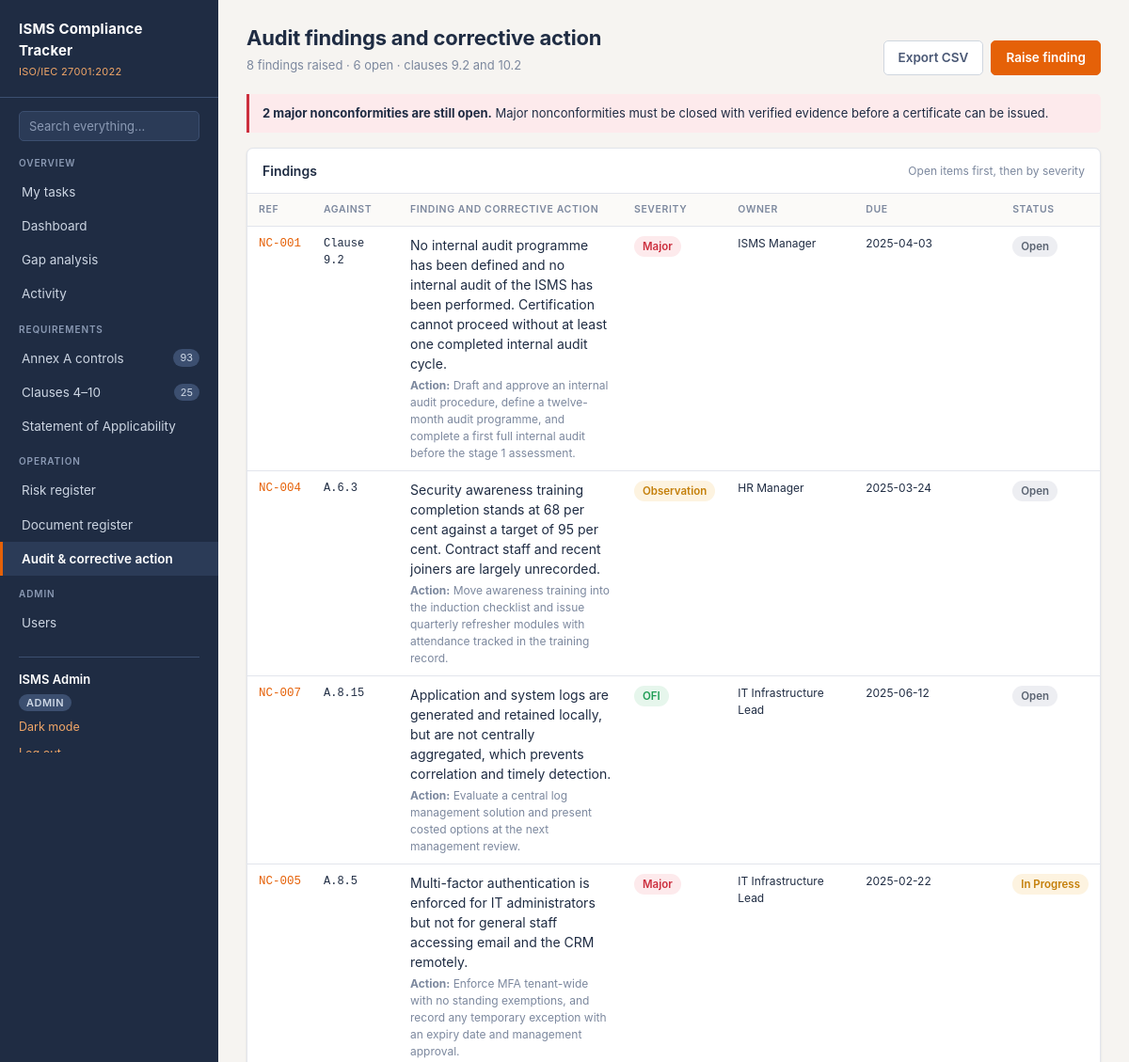
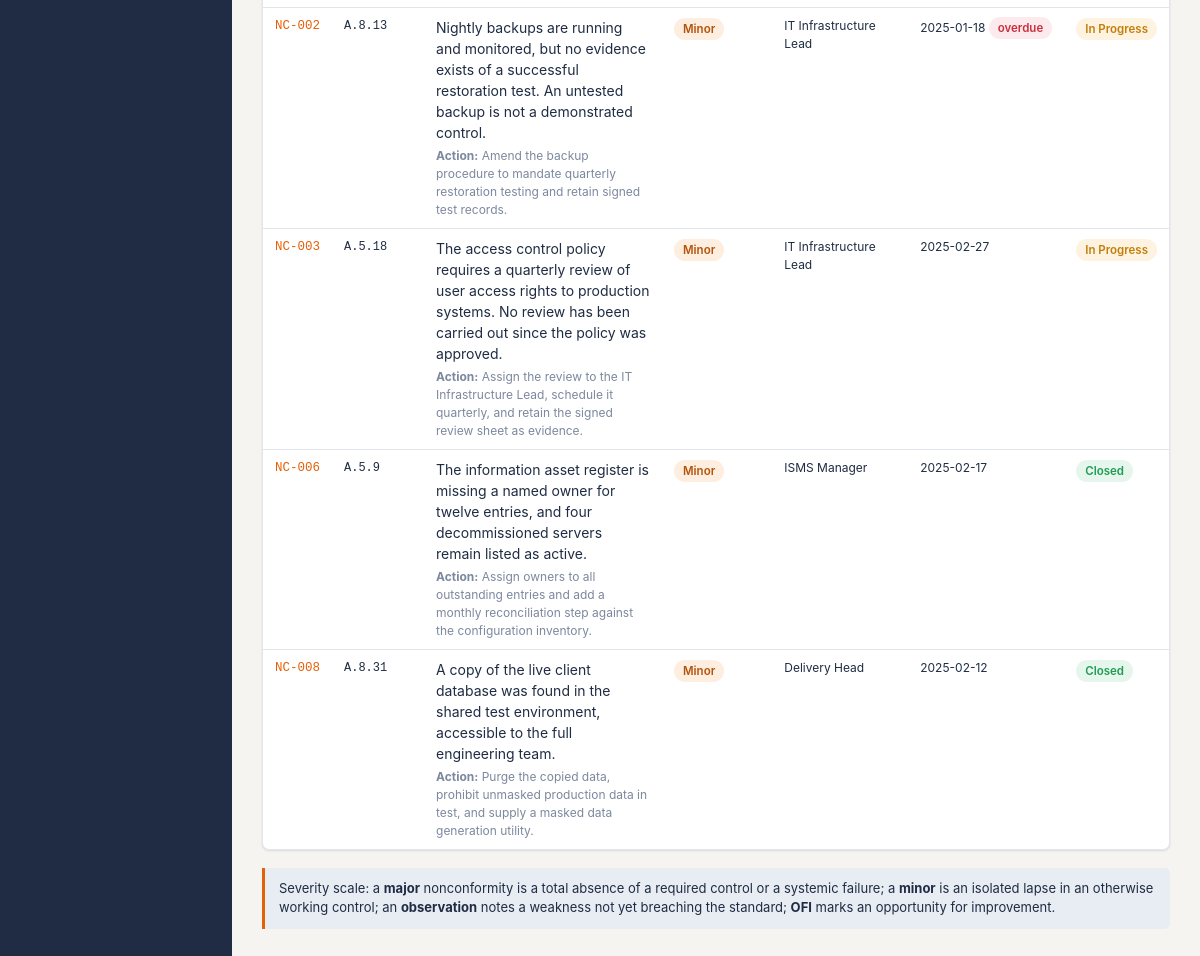
The app's page /audit (signed in) with its own data (2 pictures, top to bottom).
### tables this page shows
CREATE TABLE users (
    id            INTEGER PRIMARY KEY AUTOINCREMENT,
    name          TEXT    NOT NULL,
    email         TEXT    NOT NULL UNIQUE,          -- stored lower-case
    password_hash TEXT    NOT NULL,                 -- werkzeug scrypt hash
    role          TEXT    NOT NULL DEFAULT 'viewer',-- admin|editor|auditor|viewer
    created_at    TEXT    NOT NULL
);

CREATE TABLE findings (
    id                INTEGER PRIMARY KEY AUTOINCREMENT,
    ref               TEXT    NOT NULL UNIQUE,      -- 'NC-001'
    source            TEXT,                         -- Internal Audit|Management Review|Incident
    raised_on         TEXT,
    clause_or_control TEXT,                         -- what it was raised against
    description       TEXT    NOT NULL,
    severity          TEXT    DEFAULT 'Minor',      -- Major|Minor|Observation|OFI
    root_cause        TEXT,
    corrective_action TEXT,
    owner             TEXT,
    due_date          TEXT,
    status            TEXT    DEFAULT 'Open',       -- Open|In Progress|Closed
    closed_on         TEXT
, assignee_id INTEGER REFERENCES users(id) ON DELETE SET NULL);

### app.py (the view)
@app.route("/audit")
def audit():
    return render_template(
        "audit.html",
        findings=db.query(
            """SELECT * FROM findings
               ORDER BY CASE status WHEN 'Open' THEN 0 WHEN 'In Progress' THEN 1 ELSE 2 END,
                        CASE severity WHEN 'Major' THEN 0 WHEN 'Minor' THEN 1
                                      WHEN 'Observation' THEN 2 ELSE 3 END,
                        ref"""
        ),
        stats=db.finding_stats(),
    )

### app.py (called while the page is built, shortened)
@app.context_processor
def inject_helpers():
    tasks = db.open_tasks(g.user["id"]) if g.get("user") else []
    return {
        "my_task_count": len(tasks),
        "my_overdue_count": len(db.overdue(tasks)),
        "people": db.people,
        "risk_score": db.risk_score,
        "risk_level": db.risk_level,
        "risk_level_class": db.risk_level_class,
        "status_class": status_class,
        "today": TODAY,
        "can_write": can_write,
        "csrf_token": csrf_token,
        "roles": db.ROLES,
        "field_label": lambda f: db.FIELD_LABELS.get(f, f),
        "activity_url": activity_url,
        "uploads_are_temporary": db.UPLOADS_ARE_TEMPORARY,
        "max_upload_mb": MAX_UPLOAD_BYTES // (1024 * 1024),
    }

def status_class(status):
    return {
        "Not Started": "st-none",
        "In Progress": "st-prog",
        "Implemented": "st-impl",
        "Verified": "st-ver",
        "Draft": "st-none",
        "Under Review": "st-prog",
        "Approved": "st-ver",
        "Obsolete": "st-obs",
        "Open": "st-none",
        "In Treatment": "st-prog",
        "Closed": "st-ver",
        "Major": "lvl-crit",
        "Minor": "lvl-high",
        "Observation": "lvl-med",
        "OFI": "lvl-low",
    }.get(status, "st-none")

def days_until(datestr):
    if not datestr:
        return None
    try:
        return (datetime.strptime(datestr, "%Y-%m-%d").date() - TODAY).days
    except ValueError:
        return None

def can_write(endpoint):
    user = g.get("user")
    if not user:
        return False
    if endpoint in SELF_SERVICE_ENDPOINTS or user["role"] == "admin":
        return True

def csrf_token():
    if "csrf" not in session:
        session["csrf"] = secrets.token_hex(16)
    return session["csrf"]

### db.py (called while the page is built)
def connect():
    conn = sqlite3.connect(DB_PATH)
    conn.row_factory = sqlite3.Row
    conn.execute("PRAGMA foreign_keys = ON")
    return conn

def query(sql, args=(), one=False):
    conn = connect()
    try:
        cur = conn.execute(sql, args)
        rows = cur.fetchall()
        return (rows[0] if rows else None) if one else rows
    finally:
        conn.close()

def overdue(tasks):
    today = TODAY.strftime("%Y-%m-%d")
    return [t for t in tasks if t["due"] and t["due"] < today]

### templates/audit.html (shortened to what this page needs)
{% extends "base.html" %}
{% block content %}
<div class="page-head">
  <div>
    <h1>Audit findings and corrective action</h1>
    <p>{{ stats.total }} findings raised &middot; {{ stats.open }} open &middot; clauses 9.2 and 10.2</p>
  </div>
  <div class="head-actions">
    <a class="btn ghost" href="{{ url_for('export_csv', kind='findings') }}">Export CSV</a>
    {% if can_write('finding_form') %}<a class="btn" href="{{ url_for('finding_form') }}">Raise finding</a>{% endif %}
  </div>
</div>
{% if stats.major_open %}
<div class="note-box bad">
  <strong>{{ stats.major_open }} major nonconformit{{ 'y is' if stats.major_open == 1 else 'ies are' }} still open.</strong>
  Major nonconformities must be closed with verified evidence before a
  certificate can be issued.
</div>
{% endif %}
<div class="card">
  <div class="card-head">
    <h2>Findings</h2>
    <span class="hint">Open items first, then by severity</span>
  </div>
  <div class="t-wrap">
    <table>
      <thead>
        <tr>
          <th style="width:66px">Ref</th>
          <th style="width:92px">Against</th>
          <th>Finding and corrective action</th>
          <th style="width:96px">Severity</th>
          <th style="width:136px">Owner</th>
          <th style="width:100px">Due</th>
          <th style="width:100px">Status</th>
        </tr>
      </thead>
      <tbody>
      {% for f in findings %}
        {% set days = f.due_date|days_until %}
        <tr>
          <td class="mono nowrap"><a href="{{ url_for('finding_form', finding_id=f.id) }}">{{ f.ref }}</a></td>
          <td class="mono small">{{ f.clause_or_control }}</td>
          <td>
            {{ f.description }}
            {% if f.corrective_action %}
              <div class="small muted" style="margin-top:4px">
                <strong>Action:</strong> {{ f.corrective_action }}
              </div>
            {% endif %}
          </td>
          <td><span class="pill {{ status_class(f.severity) }}">{{ f.severity }}</span></td>
          <td class="small">{{ f.owner }}</td>
          <td class="small nowrap">
            {{ f.due_date }}
            {% if days is not none and days < 0 and f.status != 'Closed' %}
              <span class="pill lvl-crit">overdue</span>
            {% endif %}
          </td>
          <td><span class="pill {{ status_class(f.status) }}">{{ f.status }}</span></td>
        </tr>
      {% endfor %}
      </tbody>
    </table>
  </div>
</div>
<div class="note-box">
  Severity scale: a <strong>major</strong> nonconformity is a total absence of a
  required control or a systemic failure; a <strong>minor</strong> is an isolated
  lapse in an otherwise working control; an <strong>observation</strong> notes a
  weakness not yet breaching the standard; <strong>OFI</strong> marks an
  opportunity for improvement.
</div>
{% endblock %}

### templates/base.html (shortened to what this page needs)
<!DOCTYPE html>
<html lang="en">
<head>
<link rel="stylesheet" href="{{ url_for('static', filename='css/style.css') }}">
</head>
<body>
<div class="shell{{ "" if g.user else " no-side" }}">
  {% if g.user %}
  <nav class="sidebar">
    <div class="brand">
      <div class="mark">ISMS Compliance Tracker</div>
      <div class="sub">ISO/IEC 27001:2022</div>
    </div>
    <form class="side-search" method="get" action="{{ url_for('search') }}" role="search">
      <input type="search" name="q" placeholder="Search everything&hellip;" aria-label="Search everything"
             value="{{ request.args.q if request.endpoint == 'search' else '' }}">
    </form>
    <div class="nav-label">Overview</div>
    <a class="nav {{ 'active' if request.endpoint == 'my_tasks' }}" href="{{ url_for('my_tasks') }}">
      My tasks
    </a>
    <a class="nav {{ 'active' if request.endpoint == 'dashboard' }}" href="{{ url_for('dashboard') }}">Dashboard</a>
    <a class="nav {{ 'active' if request.endpoint == 'gap' }}" href="{{ url_for('gap') }}">Gap analysis</a>
    <a class="nav {{ 'active' if request.endpoint == 'activity' }}" href="{{ url_for('activity') }}">Activity</a>
    <div class="nav-label">Requirements</div>
    <a class="nav {{ 'active' if request.endpoint in ('controls','control_detail') }}" href="{{ url_for('controls') }}">
      Annex A controls <span class="count">93</span>
    </a>
    <a class="nav {{ 'active' if request.endpoint == 'clauses' }}" href="{{ url_for('clauses') }}">
      Clauses 4&ndash;10 <span class="count">25</span>
    </a>
    <a class="nav {{ 'active' if request.endpoint == 'soa' }}" href="{{ url_for('soa') }}">Statement of Applicability</a>
    <div class="nav-label">Operation</div>
    <a class="nav {{ 'active' if request.endpoint in ('risks','risk_form') }}" href="{{ url_for('risks') }}">Risk register</a>
    <a class="nav {{ 'active' if request.endpoint in ('documents','document_form') }}" href="{{ url_for('documents') }}">Document register</a>
    <a class="nav {{ 'active' if request.endpoint in ('audit','finding_form') }}" href="{{ url_for('audit') }}">Audit &amp; corrective action</a>
    {% if g.user.role == 'admin' %}
    <div class="nav-label">Admin</div>
    <a class="nav {{ 'active' if request.endpoint == 'users' }}" href="{{ url_for('users') }}">Users</a>
    {% endif %}
    <div class="me">
      <a class="me-name" href="{{ url_for('profile') }}">{{ g.user.name }}</a>
      <span class="role-tag">{{ g.user.role }}</span>
      <button class="linklike theme-toggle" type="button" id="theme-toggle">Dark mode</button>
      <form method="post" action="{{ url_for('logout') }}"><input type="hidden" name="csrf_token" value="{{ csrf_token() }}">
        <button class="linklike" type="submit">Log out</button>
      </form>
    </div>
  </nav>
  {% endif %}
  <main class="main">
    {% block content %}{% endblock %}
  </main>
</div>
</body>
</html>

### records on screen
users: user.name "ISMS Admin", user.role "ADMIN"
findings: ref "NC-001", clause_or_control "Clause 9.2", description "No internal audit programme has been defined and no internal audit of the ISMS has been performed. Certification cannot proceed without at least one completed internal audit cycle.", corrective_action "Draft and approve an internal audit procedure, define a twelve-month audit programme, and complete a first full internal audit before the stage 1 assessment.", severity "Major", owner "ISMS Manager", due_date "2025-04-03", status "Open"
findings: ref "NC-004", clause_or_control "A.6.3", description "Security awareness training completion stands at 68 per cent against a target of 95 per cent. Contract staff and recent joiners are largely unrecorded.", corrective_action "Move awareness training into the induction checklist and issue quarterly refresher modules with attendance tracked in the training record.", severity "Observation", owner "HR Manager", due_date "2025-03-24", status "Open"
findings: ref "NC-007", clause_or_control "A.8.15", description "Application and system logs are generated and retained locally, but are not centrally aggregated, which prevents correlation and timely detection.", corrective_action "Evaluate a central log management solution and present costed options at the next management review.", severity "OFI", owner "IT Infrastructure Lead", due_date "2025-06-12", status "Open"
findings: ref "NC-005", clause_or_control "A.8.5", description "Multi-factor authentication is enforced for IT administrators but not for general staff accessing email and the CRM remotely.", corrective_action "Enforce MFA tenant-wide with no standing exemptions, and record any temporary exception with an expiry date and management approval.", severity "Major", owner "IT Infrastructure Lead", due_date "2025-02-22", status "In Progress"
findings: ref "NC-002", clause_or_control "A.8.13", description "Nightly backups are running and monitored, but no evidence exists of a successful restoration test. An untested backup is not a demonstrated control.", corrective_action "Amend the backup procedure to mandate quarterly restoration testing and retain signed test records.", severity "Minor", owner "IT Infrastructure Lead", due_date "2025-01-18", shows "overdue", status "In Progress"
findings: ref "NC-003", clause_or_control "A.5.18", description "The access control policy requires a quarterly review of user access rights to production systems. No review has been carried out since the policy was approved.", corrective_action "Assign the review to the IT Infrastructure Lead, schedule it quarterly, and retain the signed review sheet as evidence.", severity "Minor", owner "IT Infrastructure Lead", due_date "2025-02-27", status "In Progress"
findings: ref "NC-006", clause_or_control "A.5.9", description "The information asset register is missing a named owner for twelve entries, and four decommissioned servers remain listed as active.", corrective_action "Assign owners to all outstanding entries and add a monthly reconciliation step against the configuration inventory.", severity "Minor", owner "ISMS Manager", due_date "2025-02-17", status "Closed"
findings: ref "NC-008", clause_or_control "A.8.31", description "A copy of the live client database was found in the shared test environment, accessible to the full engineering team.", corrective_action "Purge the copied data, prohibit unmasked production data in test, and supply a masked data generation utility.", severity "Minor", owner "Delivery Head", due_date "2025-02-12", status "Closed"

### other values on screen
{{ stats.total }} "8"
{{ stats.open }} "6"
{{ stats.major_open }} "2"
{{ 'y is' if stats.major_open == 1 else 'ies are' }} "ies are"
